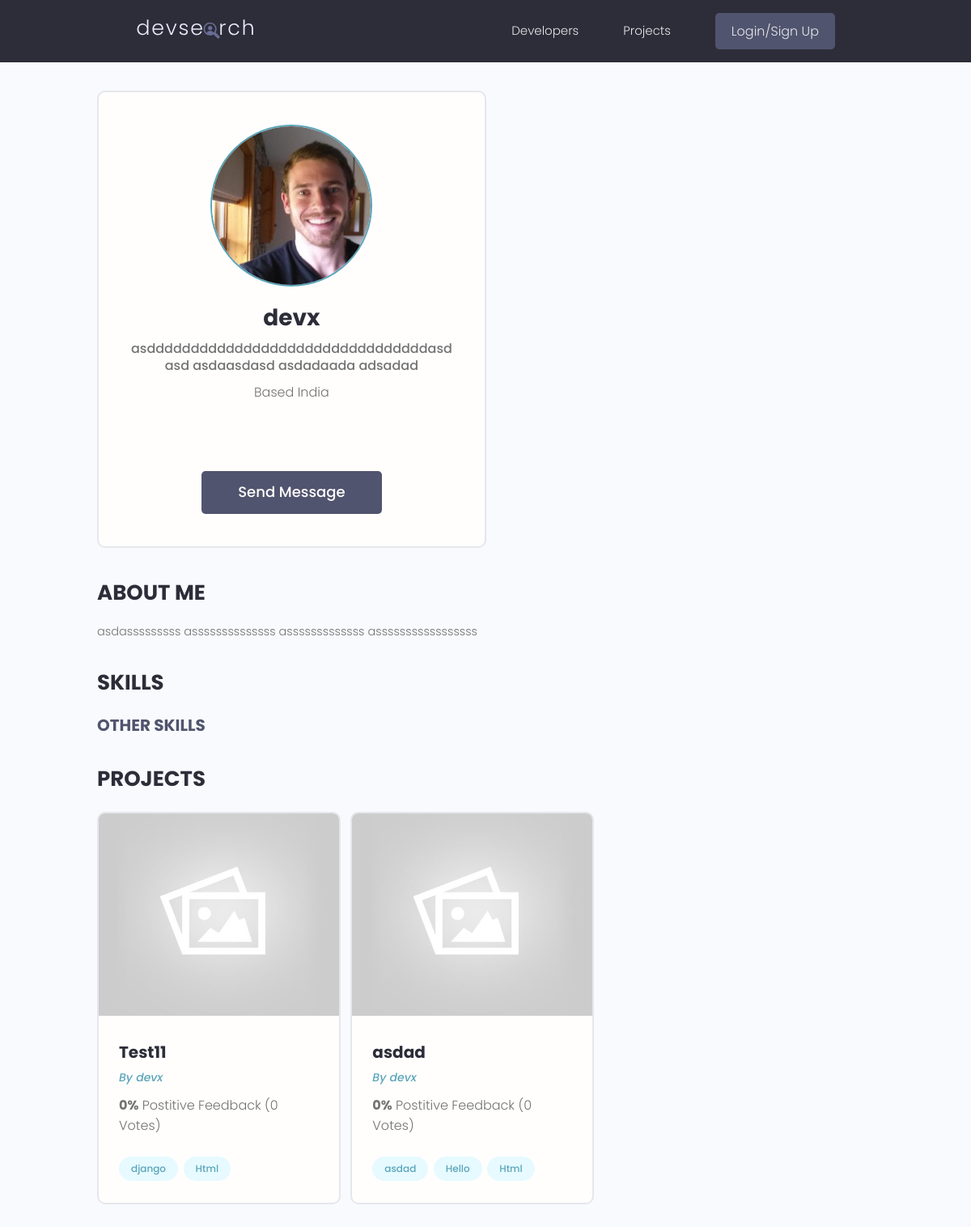
Page /user-profile/653124d1-3f7d-4a01-81d8-f44379d5f5ca/ on the committed database.
### users/models.py (models this page shows, shortened)
class Profile(models.Model):
    user = models.OneToOneField(User, on_delete=models.CASCADE, blank=True, null=True)
    name = models.CharField(max_length=200, blank=True, null=True)
    email = models.EmailField(max_length=400, blank=True, null=True)
    username = models.CharField(max_length=200, blank=True, null=True)
    short_intro = models.CharField(max_length=200, blank=True, null=True)
    bio = models.TextField(blank=True, null=True)
    location = models.CharField(max_length=200, blank=True, null=True)
    profile_image = models.ImageField(blank=True, null=True, upload_to='profile-pics/', default='profile-pics/user-default.png')
    social_github = models.CharField(max_length=200, blank=True, null=True)
    social_linkedin = models.CharField(max_length=200, blank=True, null=True)
    social_x = models.CharField(max_length=200, blank=True, null=True)
    social_website= models.CharField(max_length=200, blank=True, null=True)
    created = models.DateTimeField(auto_now_add=True)
    id = models.UUIDField(default=uuid.uuid4, unique=True, primary_key=True, editable=False)
    class Meta:
        ordering = ['created']
    @property
    def imageURL(self):
        try:
            url = self.profile_image.url
        except:
            url = ''
        return url

### projects/models.py (models this page shows, shortened)
class Project(models.Model):
    owner = models.ForeignKey(Profile, null=True, blank=True, on_delete=models.CASCADE)
    title = models.CharField(max_length=200)
    description = models.TextField(null=True, blank=True)
    featured_image = models.ImageField(null=True, blank=True, default='default.jpg')
    demo_link = models.CharField(max_length=2000, null=True, blank=True)
    source_link = models.CharField(max_length=2000, null=True, blank=True)
    tags = models.ManyToManyField('tag', blank=True)
    vote_total = models.IntegerField(default=0, blank=True, null=True)
    vote_ratio = models.IntegerField(default=0, blank=True, null=True)
    created = models.DateTimeField(auto_now_add=True)
    id = models.UUIDField(default=uuid.uuid4, unique=True, primary_key=True, editable=False)
    class Meta:
        ordering = ['-vote_ratio', '-vote_total', 'title']
    @property
    def imageURL(self):
        try:
            url = self.featured_image.url
        except:
            url = ''
        return url

class Tag(models.Model):
    name = models.CharField(max_length=200)
    created = models.DateTimeField(auto_now_add=True)
    id = models.UUIDField(default=uuid.uuid4, unique=True, primary_key=True, editable=False)
    def __str__(self):
        return self.name

### users/views.py (the view)
# urls.py: path('user-profile/<str:pk>/', views.userProfile, name="user-profile"),
def userProfile(request, pk):
    profile = Profile.objects.get(id=pk)
    topSkills = profile.skills_set.exclude(description__exact="")
    otherSkills = profile.skills_set.filter(description="")
    context = {'profile': profile, 'topSkills': topSkills,
               "otherSkills": otherSkills}
    return render(request, 'users/user-profile.html', context)

### users/templates/users/user-profile.html (shortened to what this page needs)
{% extends 'main.html' %}
{% block content %}
<main class="profile my-md">
  <div class="container">
    <div class="layout">
      <div class="column column--1of3">
        <div class="card text-center">
          <div class="card__body dev">
            <img class="avatar avatar--xl" src="{{profile.imageURL}}" />
            <h2 class="dev__name">{{profile.name}}</h2>
            <p class="dev__title">{{profile.short_intro}}</p>
            <p class="dev__location">Based {{profile.location}}</p>
            <ul class="dev__social">
            </ul>
            {% if request.user.profile.id != profile.id %}
            <a href="{% url 'create-message' profile.id %}" class="btn btn--sub btn--lg">Send Message </a>
            {% endif %}
          </div>
        </div>
      </div>
      <div class="column column--2of3">
        <div class="devInfo">
          <h3 class="devInfo__title">About Me</h3>
          <p class="devInfo__about">
            {{profile.bio}}
          </p>
        </div>
        <div class="devInfo">
          <h3 class="devInfo__title">Skills</h3>
          <div class="devInfo__skills">
            <h3 class="devInfo__subtitle">Other Skills</h3>
          </div>
        </div>
        <div class="devInfo">
          <h3 class="devInfo__title">Projects</h3>
          <div class="grid grid--two">
            {% for project in profile.project_set.all %}
            <div class="column">
              <div class="card project">
                <a href="{% url 'project' project.id %}" class="project">
                  <img class="project__thumbnail" src="{{project.imageURL}}" alt="project thumbnail" />
                  <div class="card__body">
                    <h3 class="project__title">{{project.title}}</h3>
                    <p><a class="project__author" href="{% url 'user-profile' project.owner.id %}">By {{project.owner.name}}</a></p>
                    <p class="project--rating">
                      <span style="font-weight: bold;">{{project.vote_ratio}}%</span> Postitive
                      Feedback ({{project.vote_total}} Vote{{project.vote_total|pluralize:"s"}})
                    </p>
                    <div class="project__tags">
                      {% for tag in project.tags.all %}
                      <span class="tag tag--pill tag--main">
                        <small>{{tag|slice:'3'}}</small>
                      </span>
                      {% endfor %}
                    </div>
                  </div>
                </a>
              </div>
            </div>
            {% endfor %}
          </div>
        </div>
      </div>
    </div>
  </div>
</main>
{% endblock content %}

### templates/main.html (shortened to what this page needs)
<!DOCTYPE html>
{% load static %}
<html>
    <head>
        <link rel="stylesheet" href="https://cdn.iconmonstr.com/1.3.0/css/iconmonstr-iconic-font.min.css" />
        <link rel="stylesheet" href="{% static 'uikit/styles/uikit.css' %}" />
        <link rel="stylesheet" href="{% static 'styles/app.css' %}" />
    </head>
    <body>
        {% include 'navbar.html' %}
        {% block content %}
        {% endblock content %}
    </body>
</html>

### templates/navbar.html (shortened to what this page needs)
{% load static %}
<header class="header">
    <div class="container container--narrow">
      <a href="{% url 'profile' %}" class="header__logo">
        <img src="{% static 'images/logo.svg' %}" alt="DevSearch Logo" />
      </a>
      <nav class="header__nav">
        <ul class="header__menu">
          <li class="header__menuItem"><a href="{% url 'profile' %}">Developers</a></li>
          <li class="header__menuItem"><a href="{% url 'projects' %}">Projects</a></li>
          {% if request.user.is_authenticated %}
          <li class="header__menuItem"><a href="{% url 'inbox' %}">Inbox</a></li>
          <li class="header__menuItem"><a href="{% url 'create-project' %}">Add Project</a></li>
          <li class="header__menuItem"><a href="{% url 'account' %}">Accounts</a></li>
          <li class="header__menuItem"><a href="{% url 'logout' %}" class="btn btn--sub">LogOut</a></li>
          {% else %}
          <li class="header__menuItem"><a href="{% url 'login' %}" class="btn btn--sub">Login/Sign Up</a></li>
          {% endif %}
        </ul>
      </nav>
    </div>
  </header>

### static/styles/app.css (style rules this page uses)
:root { --color-sub: #2d2d39; }
.btn--sub { background-color: var(--color-sub-light); }
.card { border: 2px solid var(--color-light); }
img { width: 100%; }
.header { position: sticky; z-index: 111; background-color: var(--color-sub); padding: 1.5rem 0; }
.header > .container { display: flex; justify-content: space-between; align-items: center; }
.header__logo > img { height: 3.8rem; }
.header__nav > ul { display: inline-flex; align-items: center; list-style: none; gap: 5.5rem; }
.header__menuItem > a { color: var(--color-light); font-weight: 300; }
.profile .card > .dev { padding: 4rem; }
.dev__name { color: var(--color-sub); font-size: 2.8rem; font-weight: 700; margin-top: 1rem; margin-bottom: 0.5rem; }
.dev__title { font-size: 1.6rem; font-weight: 500; line-height: 1.3; }
.dev__location { margin-top: 1rem; }
.dev__social { margin: 3rem 0; list-style: none; display: flex; justify-content: center; gap: 1.5rem; }
.devInfo { margin-bottom: 3rem; }
.devInfo__title, .devInfo__subtitle { font-size: 2.6rem; color: var(--color-sub); text-transform: uppercase; font-weight: 700; margin-bottom: 1.5rem; }
.devInfo__subtitle { font-size: 2rem; color: var(--color-sub-light); }
.devInfo__about, .devSkill__info { font-size: 1.45rem; line-height: 1.7; text-align: justify; }
.project__author { font-size: 1.4rem; font-style: italic; }
.project--rating { margin-bottom: 1.6em; margin-top: .5em; }
.project__thumbnail { height: 25rem; object-fit: cover; object-position: top center; }
.project__title { font-size: 2rem; font-weight: 700; color: var(--color-sub); }

### static/uikit/styles/modules/_variables.css (style rules this page uses)
:root { --color-main: #5aa5b9; --color-main-light: #e6faff; --color-sub: #3f4156; --color-sub-light: #51546e; --color-sub-lighter: #ededfd; --color-text: #737373; --color-gray: #8b8b8b; --color-light: #e5e7eb; --color-light-gray: #767676; --color-bg: #f8fafd; --color-white: #fffefd; --color-white-light: #f3f3f3; --color-success: #359e64; --color-success-bg: #def8e8; --color-error: #fc4b0b; --color-error-bg: #fff2ee; --font-base: 'Poppins', arial, helvetica, 'Segoe UI', roboto, ubuntu, sans-serif; --font-monospace: 'Fira Code', 'Courier New', courier, monospace; --font-regular: 300; --font-medium: 500; --font-bold: 700; --generic-shadow: 1px 1px 5px #00000010; --generic-transition: all 0.3s ease-in-out; }

### static/uikit/styles/modules/_base.css (style rules this page uses)
* { margin: 0; padding: 0; box-sizing: border-box; text-rendering: optimizeLegibility; color: inherit; font-size: inherit; }
html { font-size: 50%; }
@media only screen and (min-width: 480px) { html { font-size: 56.25%; } }
@media only screen and (min-width: 1200px) { html { font-size: 62.5%; } }
body { line-height: 1.6; font-weight: 400; font-size: 1.5rem; color: var(--color-text); background-color: var(--color-bg); min-height: 100vh; }

### static/uikit/styles/modules/_typography.css (style rules this page uses)
* { font-family: var(--font-base); }
h2 { font-size: 3.6rem; font-weight: var(--font-bold); }
h3 { font-size: 3.2rem; font-weight: var(--font-medium); }
p, span, strong { font-size: 1.6rem; color: var(--color-text); font-weight: var(--font-regular); }
a { padding-bottom: 2px; text-decoration: none; display: inline-block; color: var(--color-main); font-weight: var(--font-medium); }

### static/uikit/styles/modules/_utilities.css (style rules this page uses)
.container { width: 92%; max-width: 165rem; margin: 0 auto; box-sizing: border-box; }
.container--narrow { width: 92%; max-width: 120rem; }
@media screen and (min-width: 1000px) { .container { width: 90%; } }
@media screen and (min-width: 1000px) { .container--narrow { width: 85%; } }
@media screen and (min-width: 1200px) { .container { width: 80%; } }
@media screen and (min-width: 1200px) { .container--narrow { width: 72%; } }
.text-center { text-align: center; }
.my-md { margin: 3rem auto; }

### static/uikit/styles/modules/_avatar.css (style rules this page uses)
.avatar { border-radius: 50%; border: 2px solid var(--color-main); object-fit: cover; }
.avatar--xl { height: 20rem; width: 20rem; }

### static/uikit/styles/modules/_button.css (style rules this page uses)
.btn { display: inline-block; position: relative; cursor: pointer; background-color: var(--color-light); font-weight: var(--font-medium); color: var(--color-sub); text-decoration: none; padding: 1rem 2rem; border-radius: 0.5rem; border: none; width: -webkit-fit-content; width: -moz-fit-content; width: fit-content; height: -webkit-fit-content; height: -moz-fit-content; height: fit-content; font-size: 1.6rem; outline-width: 0; outline-color: transparent; -webkit-backface-visibility: hidden; backface-visibility: hidden; transition: all 0.3s ease-in-out; }
.btn--sub { background-color: var(--color-sub); color: var(--color-white); }
.btn--lg { font-size: 1.8rem; padding: 1.2rem 4.5rem; }

### rows in the picture
Profile: imageURL (picture), name "devx", short_intro "asddddddddddddddddddddddddddddddddasd asd asdaasdasd asdadaada adsadad", location "India", bio "asdasssssssss assssssssssssss asssssssssssss asssssssssssssssss"
Project: imageURL (placeholder picture), title "Test11", owner.name "devx", vote_ratio "0", vote_total "0"
Tag: name "django"
Tag: name "Html"
Project: imageURL (placeholder picture), title "asdad", owner.name "devx", vote_ratio "0", vote_total "0"
Tag: name "asdad"
Tag: name "Hello"
